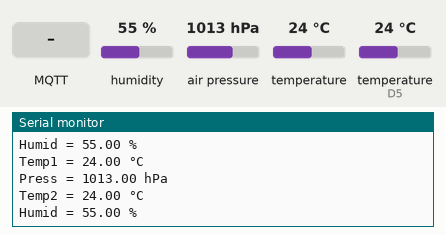
Bench run of a sketch on a simulated ESP8266 (NodeMCU). Parts: the last lines printed to the serial monitor. The test bench sets the inputs (shaded band); at power-on: humidity 55 %, air pressure 1013 hPa, temperature 24 °C, temperature (sensor on D5) 24 °C. WiFi joins after 1.5 s; servers stay silent unless stated; no MQTT or app messages arrive unless stated; not simulated (calls return 0 or success): Secrets.h.

Above: at 3.4 s.
3.5 s: MQTT message "1" arrives on the first subscribed topic
5.8 s: MQTT message "on" arrives on the first subscribed topic
7.8 s: MQTT message "off" arrives on the first subscribed topic
9.8 s: humidity set to 22 %
At 10.7 s:
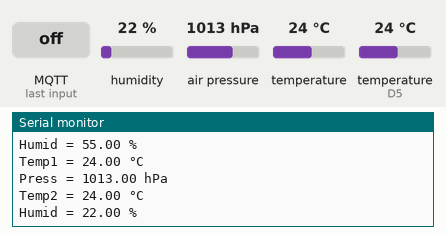
11.3 s: air pressure set to 952 hPa
At 11.8 s:
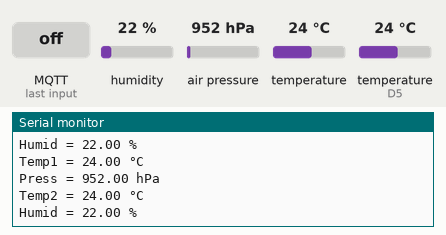

Measured:
- after the input at 9.8 s, the serial monitor: prints a new line after 0.58 s (image 1)
- after the input at 11.3 s, the serial monitor: prints a new line after 0.08 s (image 2)

The sketch:

EnvSensorDHT22BME280.ino
```cpp
 #include <ESP8266WiFi.h>        // Include the Wi-Fi library
#include <PubSubClient.h>

#include <Wire.h>
#include <SPI.h>

#include <Adafruit_Sensor.h>
#include <Adafruit_BMP280.h>

#include <DHT.h>
#include <DHT_U.h>

#include <ArduinoJson.h>


#define DHTTYPE    DHT22     // DHT 11
#define IOT_NAME				"ENV-SENSOR-EXT"
#define PUBTOPIC				"esp/env-sensor-ext/set"
#define OUTTOPIC				"esp/env-sensor-ext"
#define mqtt_server				"192.168.1.247"
#define DHTPIN		D5

WiFiClient espClient;
PubSubClient client(espClient);
DHT_Unified dht(DHTPIN, DHTTYPE);

#define	PUBLISH_MILLIS	60000
#define	BASELINE_MILLIS	30000
unsigned long lastMsg = 0;
unsigned long lastBaseline = 0;
char msg[50];
int value = 0;

#include "Secrets.h"

char ssid1[] = SECRET_SSID1;
char pass1[] = SECRET_PASS1;
char ssid2[] = SECRET_SSID2;
char pass2[] = SECRET_PASS2;

Adafruit_BMP280 bmp; // use I2C interface
Adafruit_Sensor *bmp_temp = bmp.getTemperatureSensor();
Adafruit_Sensor *bmp_pressure = bmp.getPressureSensor();
//Adafruit_Sensor *bmp_hum = bmp.getHumiditySensor();

uint32_t getAbsoluteHumidity(float temperature, float humidity) {
    // approximation formula from Sensirion SGP30 Driver Integration chapter 3.15
    const float absoluteHumidity = 216.7f * ((humidity / 100.0f) * 6.112f * exp((17.62f * temperature) / (243.12f + temperature)) / (273.15f + temperature)); // [g/m^3]
    const uint32_t absoluteHumidityScaled = static_cast<uint32_t>(1000.0f * absoluteHumidity); // [mg/m^3]
    return absoluteHumidityScaled;
}

double lastTemp = 0;
double lastHum = 0;
double lastECO2 = 0;
double lastTVOC = 0;


boolean initWifi(int wifiNum) {

	int attempts = 0;

	WiFi.mode(WIFI_OFF);
	delay(100);
	WiFi.mode(WIFI_STA);
	// We start by connecting to a WiFi network
	Serial.println();
	Serial.print("Connecting to ");

	if (wifiNum == 1) {
		Serial.println(ssid1);
	} else {
		Serial.println(ssid2);
	}

	WiFi.mode(WIFI_STA);
	if (wifiNum == 1) {
		WiFi.begin(ssid1, pass1);
	} else {
		WiFi.begin(ssid2, pass2);
	}

	while (WiFi.status() != WL_CONNECTED && attempts < 20) {
		delay(500);
		Serial.print(".");
		attempts = attempts + 1;
	}

	if (WiFi.status() != WL_CONNECTED) {
		Serial.println("");
		Serial.println("WiFi failed");
		return false;
	}

	randomSeed(micros());

	Serial.println("");
	Serial.print("WiFi connected to ");
	if (wifiNum == 1) {
		Serial.println(ssid1);
	} else {
		Serial.println(ssid2);
	}
	Serial.println("IP address: ");
	Serial.println(WiFi.localIP());
	delay(100);
	return true;
}


void callback(char* topic, byte* payload, unsigned int length) {

	char payloadString[length+1];
  for (int i = 0; i < length; i++) {
    payloadString[i] = (char)payload[i];
  }
  payloadString[length] = '\0';

  Serial.print("Message arrived [");
  Serial.print(topic);
  Serial.print("] ");
  Serial.println(payloadString);

  if (strcmp((char *)topic, PUBTOPIC) == 0) {

  }

}
void reconnect() {
  // Loop until we're reconnected
  while (!client.connected()) {
    Serial.print("Attempting MQTT connection...");

    // Create a random client ID
    String clientId = IOT_NAME;

    // Attempt to connect
    if (client.connect(clientId.c_str(),"Brian","Qu3rcu54!HASS")) {
      Serial.println("connected");
      // ... and resubscribe
      client.subscribe(PUBTOPIC);
      Serial.print("subscribed to topic ");
      Serial.println(PUBTOPIC);

      client.publish(OUTTOPIC, "DISARMED");
    } else {
      Serial.print("failed, rc=");
      Serial.print(client.state());
      Serial.println(" try again in 5 seconds");
      // Wait 5 seconds before retrying
      delay(5000);
    }
  }
}


void setup() {
 	// put your setup code here, to run once:
	Serial.begin(115200);


	Serial.println("Environment Monitor v0.2");
	Serial.println('\n');
	Serial.println('\n');
	Serial.println('\n');

	Serial.println (F("Initialising BMP280 Sensor..."));
	if (!bmp.begin(BMP280_ADDRESS_ALT, BMP280_CHIPID)) {
  //if (!bmp.begin()) {
		Serial.println(F("Could not find a valid BMP280 sensor, check wiring or try a different address!"));
	    while (1) delay(10);
  	}

	bmp.setSampling(Adafruit_BMP280::MODE_NORMAL,     /* Operating Mode. */
					Adafruit_BMP280::SAMPLING_X2,     /* Temp. oversampling */
					Adafruit_BMP280::SAMPLING_X16,    /* Pressure oversampling */
					Adafruit_BMP280::FILTER_X16,      /* Filtering. */
					Adafruit_BMP280::STANDBY_MS_500); /* Standby time. */

	bmp_temp->printSensorDetails();
	bmp_pressure->printSensorDetails();
//	bmp_hum->printSensorDetails();

	delay(500);
	Serial.println(F("Initialising DHT22 Unified Sensor..."));
	dht.begin();

	// Print temperature sensor details.
	sensor_t sensor;
	dht.temperature().getSensor(&sensor);
	Serial.println(F("------------------------------------"));
	Serial.println(F("Temperature Sensor"));
	Serial.print  (F("      Sensor Type: ")); Serial.println(sensor.name);
	Serial.print  (F("      Driver Ver:  ")); Serial.println(sensor.version);
	Serial.print  (F("      Unique ID:   ")); Serial.println(sensor.sensor_id);
	Serial.print  (F("      Max Value:   ")); Serial.print(sensor.max_value); Serial.println(F("°C"));
	Serial.print  (F("      Min Value:   ")); Serial.print(sensor.min_value); Serial.println(F("°C"));
	Serial.print  (F("      Resolution:  ")); Serial.print(sensor.resolution); Serial.println(F("°C"));
	Serial.println(F("------------------------------------"));

	// Print humidity sensor details.
	dht.humidity().getSensor(&sensor);
	Serial.println(F("Humidity Sensor"));
	Serial.print  (F("      Sensor Type: ")); Serial.println(sensor.name);
	Serial.print  (F("      Driver Ver:  ")); Serial.println(sensor.version);
	Serial.print  (F("      Unique ID:   ")); Serial.println(sensor.sensor_id);
	Serial.print  (F("      Max Value:   ")); Serial.print(sensor.max_value); Serial.println(F("%"));
	Serial.print  (F("      Min Value:   ")); Serial.print(sensor.min_value); Serial.println(F("%"));
	Serial.print  (F("      Resolution:  ")); Serial.print(sensor.resolution); Serial.println(F("%"));
	Serial.println(F("------------------------------------"));


	int wifiNum = 2;
	bool wifiConnected = false;

	while (wifiConnected == false) {
		wifiNum = 3 - wifiNum;
		wifiConnected = initWifi(wifiNum);
	}

	client.setServer(mqtt_server, 1883);
	client.setCallback(callback);
}

int counter = 0;
unsigned long lastMillis = 0;
unsigned long lastLongMillis = 0;
long interval = 30000;
long longinterval = 60000;
boolean shuttingDown = false;

void loop() {

	if (!client.connected()) {
		reconnect();
	}
	client.loop();

	sensors_event_t temp_event, pressure_event, t_event;

	bmp_temp->getEvent(&temp_event);
	bmp_pressure->getEvent(&pressure_event);

	Serial.print(F("Temp1 = "));
	Serial.print(temp_event.temperature);
	Serial.println(" °C");

	Serial.print(F("Press = "));
	Serial.print(pressure_event.pressure);
	Serial.println(" hPa");


	unsigned long now = millis();

	dht.temperature().getEvent(&t_event);
	if (isnan(t_event.temperature)) {
		Serial.println(F("Error reading temperature!"));
 	}

	sensors_event_t h_event;
	dht.humidity().getEvent(&h_event);
	if (isnan(h_event.relative_humidity)) {
		Serial.println(F("Error reading humidity!"));
	}


	lastTemp = t_event.temperature;
	lastHum = h_event.relative_humidity;

	Serial.print(F("Temp2 = "));
	Serial.print(t_event.temperature);
	Serial.println(" °C");

	Serial.print(F("Humid = "));
	Serial.print(h_event.relative_humidity);
	Serial.println(" %");

	Serial.println();

	/*
	if (now - lastMsg > PUBLISH_MILLIS) {

		Serial.println("Publishing");
		lastMsg = now;

		char tempString[8];
		dtostrf(lastTemp, 1, 2, tempString);
		Serial.print("Temperature: ");
		Serial.println(tempString);
		client.publish("esp32/env-sensor/temperature", tempString, true);

		char humString[8];
		dtostrf(lastHum, 1, 2, humString);
		Serial.print("Humidity: ");
		Serial.println(humString);
		client.publish("esp32/env-sensor/humidity", humString, true);


	}
	*/

	delay(1000);
}
```
